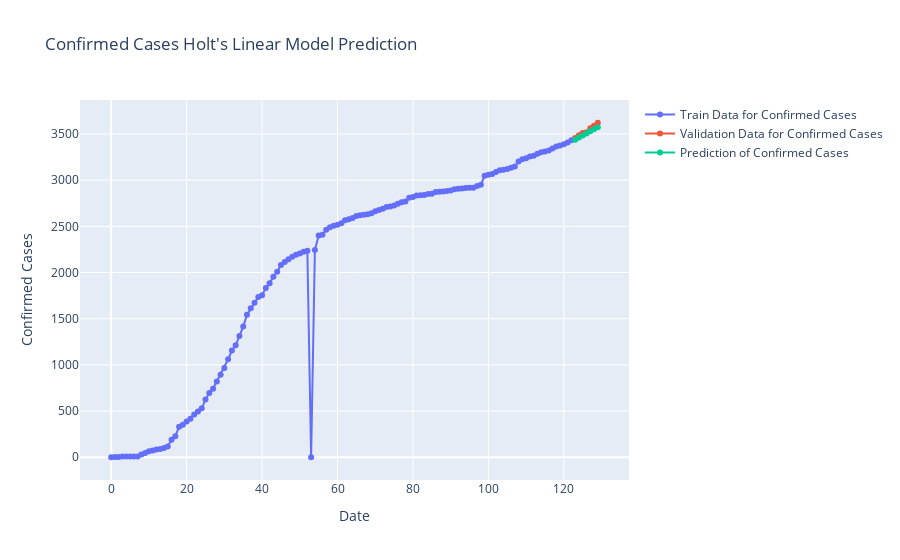

Here is the notebook cell this chart was saved with:
### Code cell
fig=go.Figure()
fig.add_trace(go.Scatter(x=model_train.index, y=model_train["Confirmed_Total_cases"],
                    mode='lines+markers',name="Train Data for Confirmed Cases"))
fig.add_trace(go.Scatter(x=valid.index, y=valid["Confirmed_Total_cases"],
                    mode='lines+markers',name="Validation Data for Confirmed Cases",))
fig.add_trace(go.Scatter(x=valid.index, y=y_pred["Holt"],
                    mode='lines+markers',name="Prediction of Confirmed Cases",))
fig.update_layout(title="Confirmed Cases Holt's Linear Model Prediction",
                 xaxis_title="Date",yaxis_title="Confirmed Cases")
fig.show()

### Figure 1 — Plotly figure (JSON) as saved in the notebook; plotly's stock layout.template omitted (floating-point values rounded to 4 significant figures)
{"data": [{"mode": "lines+markers", "name": "Train Data for Confirmed Cases", "type": "scatter", "x": [0, 1, 2, 3, 4, 5, 6, 7, 8, 9, 10, 11, 12, 13, 14, 15, 16, 17, 18, 19, 20, 21, 22, 23, 24, 25, 26, 27, 28, 29, 30, 31, 32, 33, 34, 35, 36, 37, 38, 39, 40, 41, 42, 43, 44, 45, 46, 47, 48, 49, 50, 51, 52, 53, 54, 55, 56, 57, 58, 59, 60, 61, 62, 63, 64, 65, 66, 67, 68, 69, 70, 71, 72, 73, 74, 75, 76, 77, 78, 79, 80, 81, 82, 83, 84, 85, 86, 87, 88, 89, 90, 91, 92, 93, 94, 95, 96, 97, 98, 99, 100, 101, 102, 103, 104, 105, 106, 107, 108, 109, 110, 111, 112, 113, 114, 115, 116, 117, 118, 119, 120, 121, 122], "y": [1, 3, 4, 7, 7, 7, 7, 9, 31, 45, 66, 73, 84, 89, 99, 117, 190, 228, 331, 352, 387, 418, 464, 495, 530, 624, 695, 743, 821, 892, 966, 1061, 1156, 1212, 1314, 1415, 1544, 1613, 1673, 1735, 1755, 1832, 1884, 1955, 2009, 2081, 2114, 2145, 2170, 2192, 2207, 2224, 2235, 0, 2245, 2401, 2408, 2463, 2490, 2506, 2517, 2534, 2566, 2576, 2591, 2612, 2620, 2626, 2632, 2642, 2663, 2678, 2691, 2710, 2716, 2726, 2744, 2760, 2770, 2810, 2819, 2834, 2836, 2840, 2850, 2853, 2873, 2876, 2878, 2882, 2889, 2903, 2906, 2909, 2915, 2917, 2918, 2937, 2952, 3049, 3058, 3068, 3088, 3108, 3112, 3121, 3134, 3148, 3203, 3227, 3237, 3256, 3266, 3287, 3302, 3310, 3321, 3343, 3366, 3376, 3390, 3409, 3432]}, {"mode": "lines+markers", "name": "Validation Data for Confirmed Cases", "type": "scatter", "x": [123, 124, 125, 126, 127, 128, 129], "y": [3458, 3486, 3511, 3519, 3562, 3589, 3622]}, {"mode": "lines+markers", "name": "Prediction of Confirmed Cases", "type": "scatter", "x": [123, 124, 125, 126, 127, 128, 129], "y": [3439.0, 3462.0, 3484.0, 3506.0, 3529.0, 3551.0, 3574.0]}], "layout": {"title": {"text": "Confirmed Cases Holt's Linear Model Prediction"}, "xaxis": {"title": {"text": "Date"}}, "yaxis": {"title": {"text": "Confirmed Cases"}}}}
